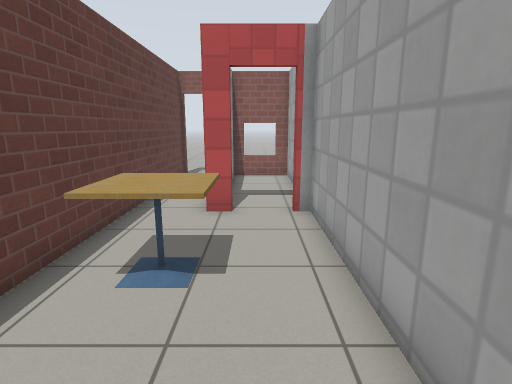
[1] (above)

16 first-person views from a walk through a robot-simulator world made for Gazebo. The camera is 1.2 m above the floor, tilts 12° down and sees 80° across. The floor is counted in squares, 0.5 m on a side. Each view is taken from the middle of a square. On the plan, view 1 faces up. The plan holds only what a view shows up to about 18 squares ahead; the rest is blank. Robots are left out. Simple patterns stand in for the simulator's built-in surfaces.

[2]
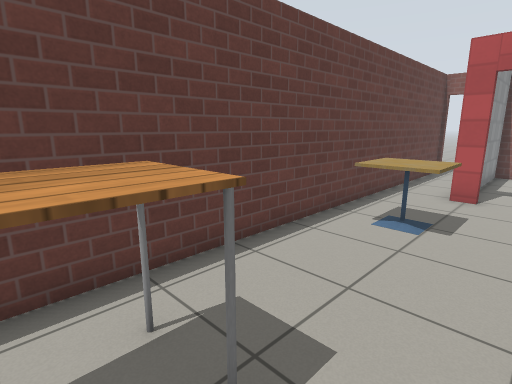

[3]
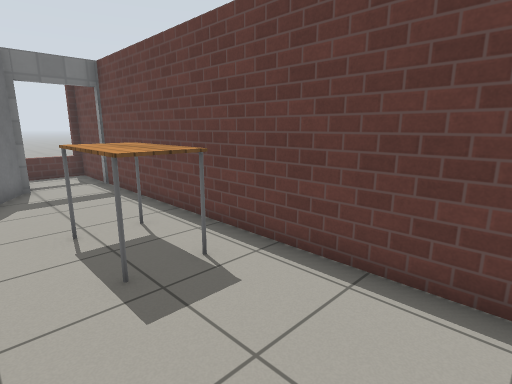

[4]
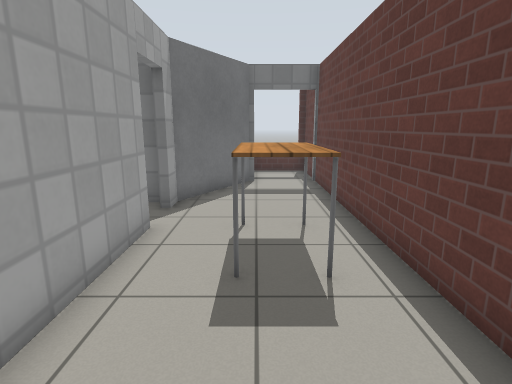

[5]
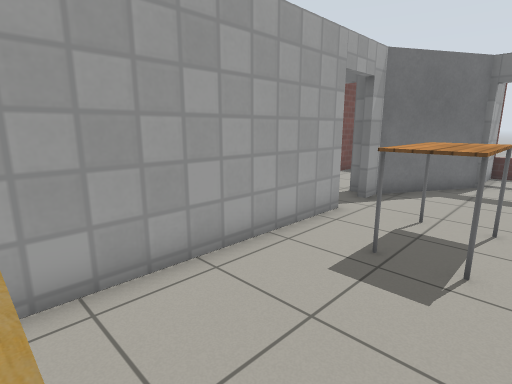

[6]
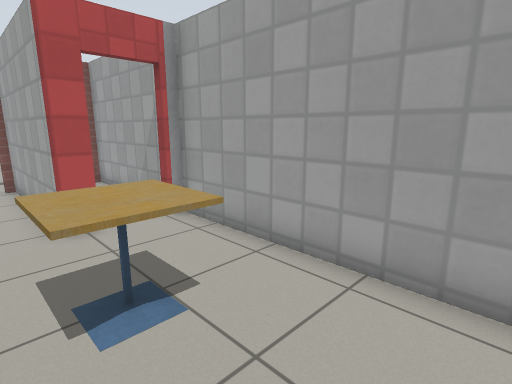

[7]
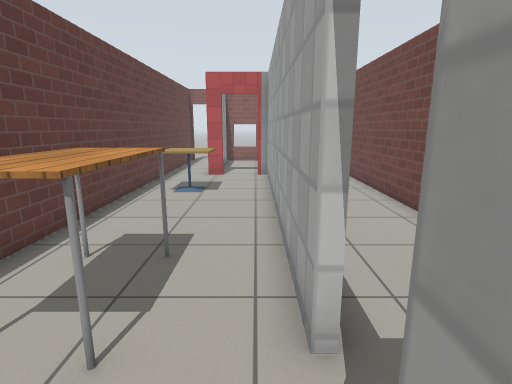

[8]
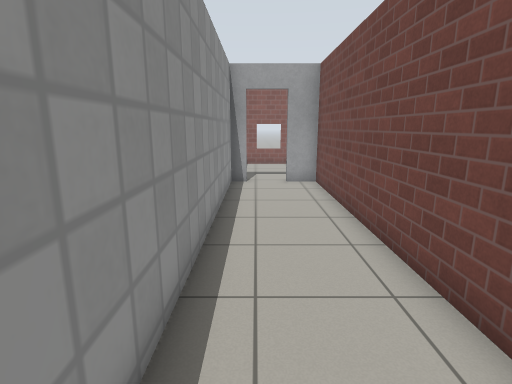

[9]
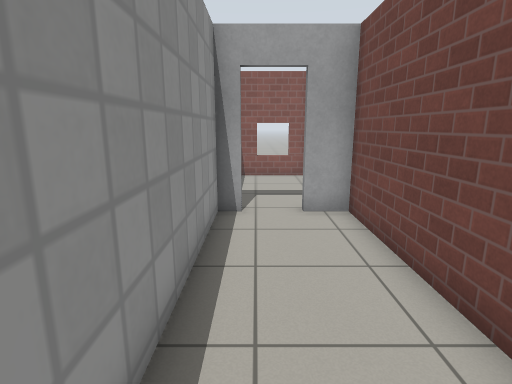

[10]
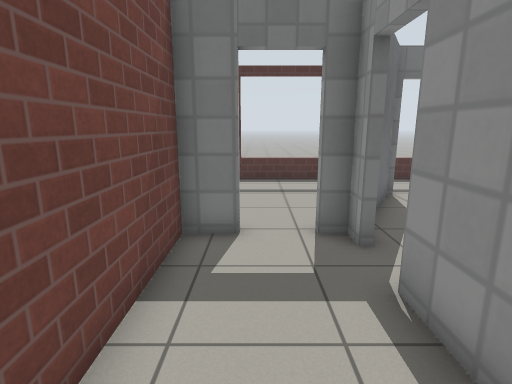

[11]
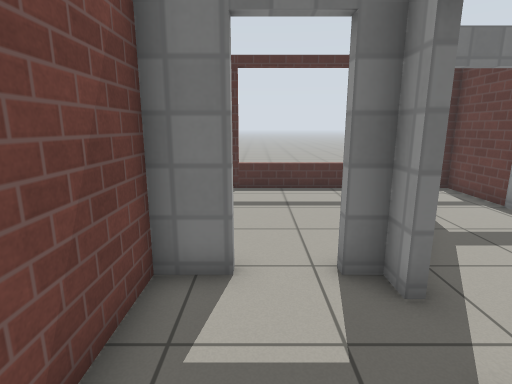

[12]
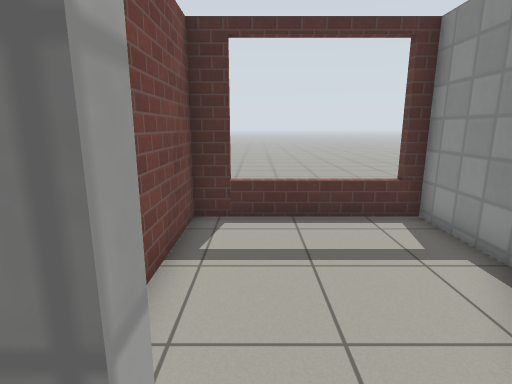

[13]
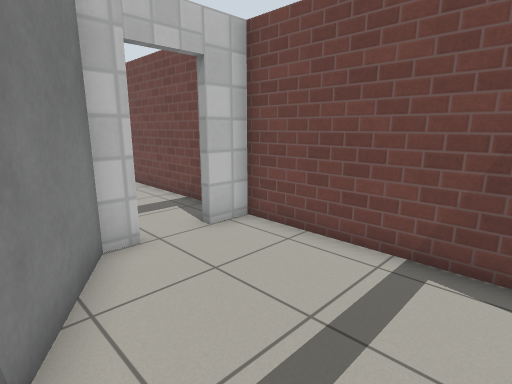

[14]
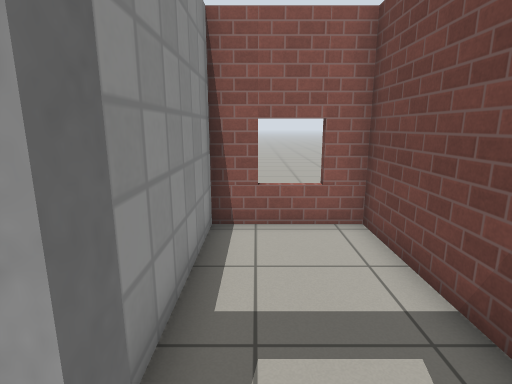

[15]
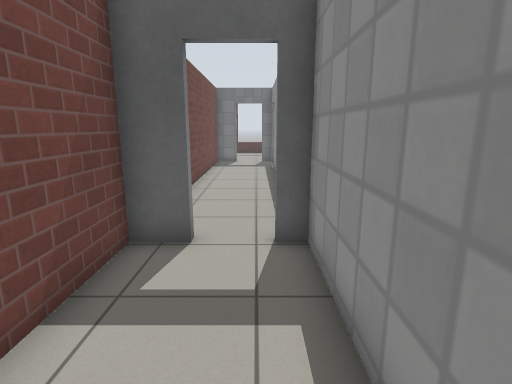

[16]
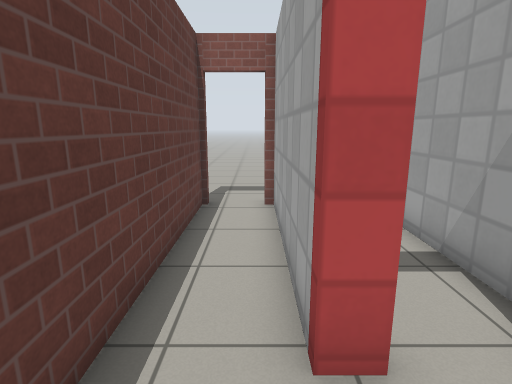

### Floor plan
Ten units are one square. View 1 is at (0, 0); x grows to the right and y downward. Boxes are objects, and circles mark ways between rooms. Rooms are numbered by the first view taken in them; rooms with no view inside come last. Other rooms are left out.
<svg viewBox="-42 -162 104 311">
<path fill="none" stroke="#000" d="M16 41 16 -86 10 -86M-6 -86 -14 -86 -14 -154M16 70 16 59M-8 108 16 67M-37 -154 -37 110M19 59 19 69M43 67 57 67 57 -86 44 -86M19 -86 19 41M-5 110 -5 140 57 140 57 70 44 70M26 70 18 70 0 102M47 -152 47 -157M43 -89 57 -89 57 -154 19 -154 19 -89M16 -97 16 -154 -11 -154 -11 -119M-37 110 -37 140 -8 140M-8 144 -8 108"/>
<rect x="-25" y="15" width="20" height="30" fill="#bbb"><title>table</title></rect>
<rect x="-25" y="-55" width="20" height="20" fill="#bbb"><title>cafe table</title></rect>
<circle cx="20" cy="55" r="3" fill="#2a7"/>
<circle cx="5" cy="-90" r="3" fill="#2a7"/>
<circle cx="-20" cy="110" r="3" fill="#2a7"/>
<circle cx="35" cy="70" r="3" fill="#2a7"/>
<circle cx="35" cy="-90" r="3" fill="#2a7"/>
<text x="-10" y="-10">1</text>
<text x="40" y="-10">2</text>
<text x="30" y="110">3</text>
<text x="40" y="-130">4</text>
<text x="10" y="-120">5</text>
<text x="-30" y="120">6</text>
</svg>
Room 1 opens to room 2. Room 1 opens to room 5. Room 1 opens to room 6. Room 2 opens to room 3. Room 2 opens to room 4.

Where each view was taken, in squares from view 1:
view 1: 0 up, 0 right, facing up
view 2: 3 down, 1 right, facing up-left
view 3: 3 up, 1 right, facing down-left
view 4: 3 up, 1 left, facing down
view 5: 4 up, 3 left, facing down-right
view 6: 1 up, 3 left, facing up-right
view 7: 7 down, 1 right, facing up
view 8: 5 down, 3 right, facing up
view 9: 0 up, 3 right, facing up
view 10: 0 up, 4 right, facing down
view 11: 2 down, 4 right, facing down
view 12: 6 down, 4 right, facing down
view 13: 13 down, 0 right, facing up-right
view 14: 8 up, 3 right, facing up
view 15: 15 up, 3 right, facing down
view 16: 6 up, 2 left, facing up
